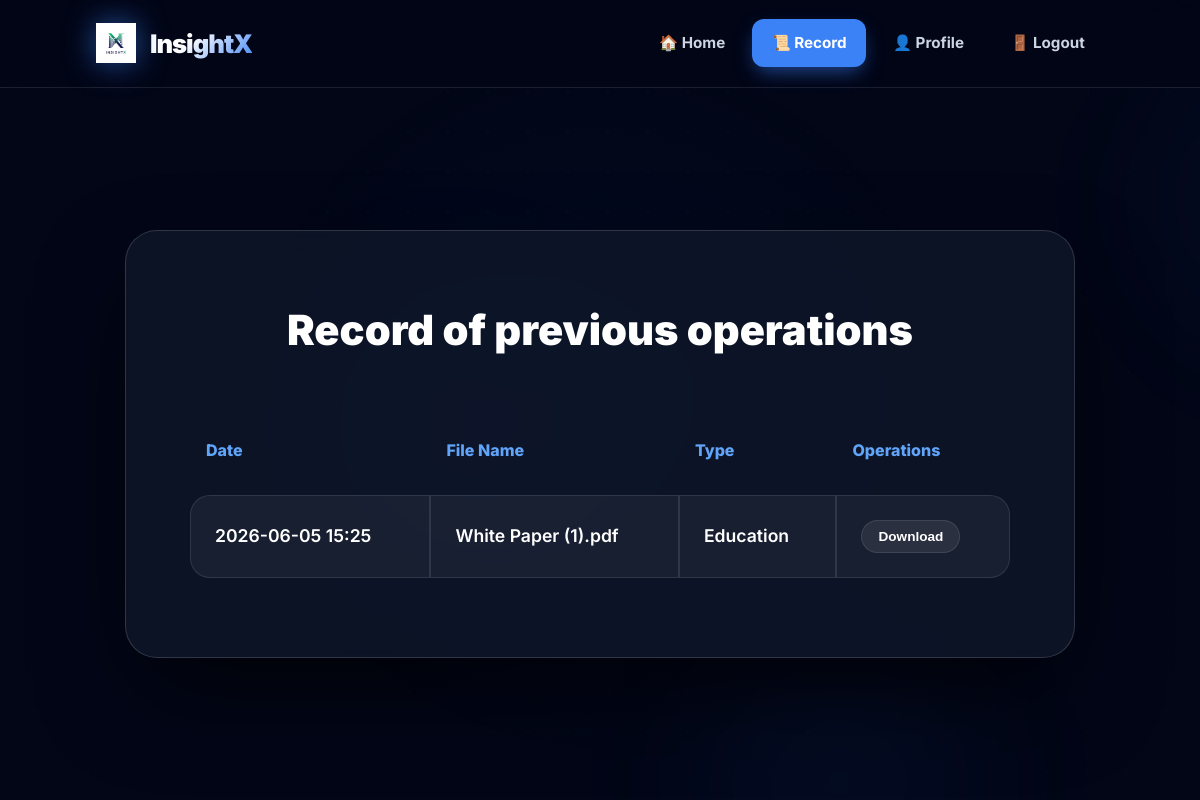
The app's page /history (signed in) with its own data.
### database/models.py (models this page shows, shortened)
class Summary(db.Model):
    __tablename__ = "summaries"
    id = db.Column(db.Integer, primary_key=True)
    user_id = db.Column(db.Integer, db.ForeignKey("users.id"), nullable=False)
    input_text = db.Column(db.Text, nullable=True)
    file_name = db.Column(db.String(200), nullable=True)
    summary = db.Column(db.Text, nullable=False)
    category = db.Column(db.String(50), default="other")
    stats_json = db.Column(db.Text, default="{}")
    created_at = db.Column(db.DateTime, default=datetime.utcnow)

### app.py (the view)
@app.route("/history")
@login_required
def history():
    records = get_user_summaries(current_user.id)
    return render_template("history.html", records=records)

### database/db.py (called while the page is built)
@event.listens_for(Engine, "connect")
def configure_sqlite_pragmas(dbapi_connection, _connection_record) -> None:
    if not isinstance(dbapi_connection, sqlite3.Connection):
        return
    cursor = dbapi_connection.cursor()
    cursor.execute("PRAGMA foreign_keys=ON")
    cursor.execute("PRAGMA journal_mode=MEMORY")
    cursor.execute("PRAGMA synchronous=NORMAL")
    cursor.close()

def _create_sqlite_connection() -> sqlite3.Connection:
    connection = sqlite3.connect(ACTIVE_DATABASE_PATH, check_same_thread=False)
    cursor = connection.cursor()
    cursor.execute("PRAGMA foreign_keys=ON")
    cursor.execute("PRAGMA journal_mode=WAL")
    cursor.execute("PRAGMA synchronous=NORMAL")
    cursor.close()
    return connection

### database/summary_repository.py (called while the page is built)
def get_user_summaries(user_id: int, limit: int | None = None) -> list[Summary]:
    query = Summary.query.filter_by(user_id=user_id).order_by(Summary.created_at.desc())
    if limit is not None:
        query = query.limit(limit)
    return query.all()

### database/user_repository.py (called while the page is built)
def get_user_by_id(user_id: int) -> User | None:
    return db.session.get(User, user_id)

### services/auth_service.py (called while the page is built)
def configure_login_manager() -> None:
    global _LOGIN_MANAGER_CONFIGURED
    if _LOGIN_MANAGER_CONFIGURED:
        return
    @login_manager.user_loader
    def load_user(user_id: str):
        try:
            return user_repository.get_user_by_id(int(user_id))
        except (TypeError, ValueError):
            return None
    _LOGIN_MANAGER_CONFIGURED = True

### templates/history.html (shortened to what this page needs)
<!DOCTYPE html>
<html lang="en">
<head>
    <link rel="stylesheet" href="/static/style.css?v=12.0">
</head>
<body>
    <header>
        <a href="/" class="logo-container">
            <img src="/static/favicon.jpg" class="bird-logo" alt="InsightX">
            <span class="logo-text">InsightX</span>
        </a>
        <nav>
            <ul>
                <li><a href="/">🏠 Home</a></li>
                <li><a href="/history" class="active">📜 Record</a></li>
                {% if current_user.is_admin %}<li><a href="/admin">⚙️ Admin</a></li>{% endif %}<li><a href="/profile">👤 Profile</a></li>
                <li><a href="#" onclick="doLogout()">🚪 Logout</a></li>
            </ul>
        </nav>
    </header>
    <main>
        <div class="history-container glass-card">
            <h2>Record of previous operations</h2>
            <div style="overflow-x: auto;">
                <table>
                    <thead>
                        <tr>
                            <th>Date</th>
                            <th>File Name</th>
                            <th>Type</th>
                            <th>Operations</th>
                        </tr>
                    </thead>
                    <tbody>
                        {% if records %}
                        {% for record in records %}
                        <tr>
                            <td>{{ record.created_at.strftime('%Y-%m-%d %H:%M') }}</td>
                            <td>
                                {% if record.file_name %}
                                {{ record.file_name }}
                                {% elif record.input_text %}
                                {{ record.input_text[:40] }}{% if record.input_text|length > 40 %}...{% endif %}
                                {% else %}
                                Text input
                                {% endif %}
                            </td>
                            <td>{{ record.category|title }}</td>
                            <td>
                                <div class="btn-group" style="margin-top: 0; justify-content: flex-start;"><button
                                        type="button"
                                        class="file-btn history-download-btn"
                                        style="padding: 0.5rem 1rem; font-size: 0.85rem;"
                                        data-filename='{{ (record.file_name or "summary") | tojson }}'
                                        data-summary='{{ record.summary | tojson }}'
                                    >
                                        Download
                                    </button>
                                </div>
                            </td>
                        </tr>
                        {% endfor %}
                        {% else %}
                        <tr>
                            <td colspan="4" style="text-align: center;">No operations recorded yet.</td>
                        </tr>
                        {% endif %}
                    </tbody>
                </table>
            </div>
        </div>
    </main>
</body>
</html>

### static/style.css (style rules this page uses)
:root { --primary-blue: #3b82f6; --primary-blue-glow: rgba(59, 130, 246, 0.6); --bg-black: #020617; --card-black: rgba(15, 23, 42, 0.8); --text-white: #ffffff; --text-muted: #cbd5e1; --border-gray: rgba(255, 255, 255, 0.1); --accent-blue: #60a5fa; --transition: all 0.4s cubic-bezier(0.175, 0.885, 0.32, 1.275); }
* { box-sizing: border-box; margin: 0; padding: 0; }
body { font-family: 'Inter', -apple-system, sans-serif; background-color: var(--bg-black); color: var(--text-white); line-height: 1.7; min-height: 100vh; overflow-x: hidden; display: flex; flex-direction: column; }
body::before { content: ''; position: fixed; top: 0; left: 0; width: 100%; height: 100%; background-image: radial-gradient(circle at 50% 50%, rgba(59, 130, 246, 0.05) 0%, transparent 50%), radial-gradient(circle at 20% 30%, rgba(255, 255, 255, 0.02) 1px, transparent 0); background-size: 100% 100%, 40px 40px; z-index: -1; animation: pulseBg 10s infinite alternate ease-in-out; }
header { background: rgba(2, 6, 23, 0.8); backdrop-filter: blur(25px); -webkit-backdrop-filter: blur(25px); padding: 1.2rem 8%; display: flex; justify-content: space-between; align-items: center; border-bottom: 1px solid var(--border-gray); position: sticky; top: 0; z-index: 1000; }
.logo-container { display: flex; align-items: center; gap: 14px; text-decoration: none; }
.bird-logo { width: 40px; height: 40px; fill: var(--primary-blue); filter: drop-shadow(0 0 15px var(--primary-blue-glow)); animation: float 3s infinite ease-in-out; }
.logo-text { font-size: 1.6rem; font-weight: 900; letter-spacing: -1px; background: linear-gradient(135deg, #fff 40%, var(--primary-blue) 100%); -webkit-background-clip: text; -webkit-text-fill-color: transparent; }
nav ul { list-style: none; display: flex; gap: 0.5rem; }
nav a { text-decoration: none; color: var(--text-muted); font-weight: 700; font-size: 0.95rem; transition: var(--transition); padding: 0.7rem 1.2rem; border-radius: 12px; display: flex; align-items: center; gap: 8px; }
nav a.active { color: #fff; background: var(--primary-blue); box-shadow: 0 8px 20px -5px var(--primary-blue-glow); }
main { flex: 1; display: flex; align-items: center; justify-content: center; padding: 4rem 5%; }
.glass-card { background: var(--card-black); backdrop-filter: blur(20px); -webkit-backdrop-filter: blur(20px); border: 1px solid rgba(255, 255, 255, 0.15); border-radius: 32px; padding: 4rem; box-shadow: 0 40px 100px -20px rgba(0, 0, 0, 0.8); width: 100%; max-width: 950px; position: relative; overflow: hidden; }
h2 { font-size: 2.6rem; font-weight: 900; margin-bottom: 2.5rem; color: var(--text-white); text-align: center; display: flex; align-items: center; justify-content: center; gap: 15px; }
.btn-group { display: flex; gap: 15px; justify-content: center; margin-top: 3rem; }
button, .file-btn { padding: 1.1rem 2.5rem; border-radius: 18px; font-weight: 800; font-size: 1.1rem; cursor: pointer; transition: var(--transition); display: inline-flex; align-items: center; justify-content: center; gap: 12px; border: none; }
.file-btn { background: rgba(255, 255, 255, 0.08); color: #fff; border: 1px solid var(--border-gray); }
table { width: 100%; border-collapse: separate; border-spacing: 0 15px; }
th { padding: 1rem; text-align: left; color: var(--accent-blue); font-weight: 800; }
td { padding: 1.5rem; background: rgba(255, 255, 255, 0.05); border: 1px solid var(--border-gray); font-size: 1.1rem; font-weight: 600; text-align: left; }
td:first-child { border-radius: 20px 0 0 20px; }
td:last-child { border-radius: 0 20px 20px 0; }

### records on screen
Summary: created_at "2026-06-05 15:25", file_name "White Paper (1).pdf", category "Education"
